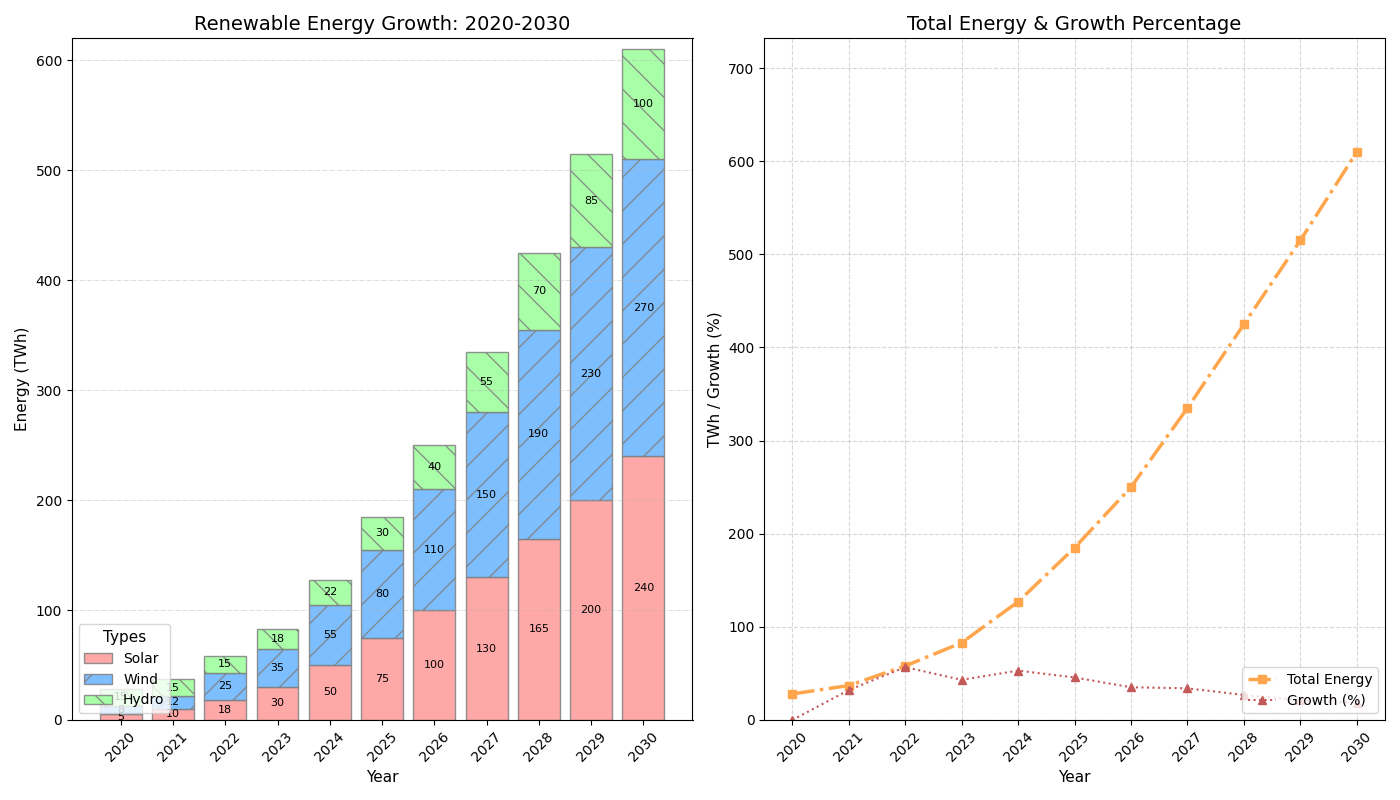

Write the Python code that produced this figure.
import matplotlib.pyplot as plt
import numpy as np

years = np.arange(2020, 2031)
solar_energy = np.array([5, 10, 18, 30, 50, 75, 100, 130, 165, 200, 240])
wind_energy = np.array([8, 12, 25, 35, 55, 80, 110, 150, 190, 230, 270])
hydro_energy = np.array([15, 15, 15, 18, 22, 30, 40, 55, 70, 85, 100])
total_renewable_energy = solar_energy + wind_energy + hydro_energy
percentage_growth = np.zeros(len(total_renewable_energy))
percentage_growth[1:] = ((total_renewable_energy[1:] - total_renewable_energy[:-1]) / total_renewable_energy[:-1]) * 100

fig, axes = plt.subplots(1, 2, figsize=(14, 8))

# Changed color scheme
axes[0].bar(years, solar_energy, label='Solar', color='#ff9999', alpha=0.85, edgecolor='grey', linestyle='-')
axes[0].bar(years, wind_energy, bottom=solar_energy, label='Wind', color='#66b3ff', alpha=0.85, edgecolor='grey', hatch='/')
axes[0].bar(years, hydro_energy, bottom=solar_energy + wind_energy, label='Hydro', color='#99ff99', alpha=0.85, edgecolor='grey', hatch='\\')
axes[0].set_title('Renewable Energy Growth: 2020-2030', fontsize=14)
axes[0].set_xlabel('Year', fontsize=11)
axes[0].set_ylabel('Energy (TWh)', fontsize=11)
axes[0].set_xticks(years, labels=years, rotation=45)
axes[0].set_ylim(0, 620)
axes[0].grid(axis='y', linestyle='-.', linewidth=0.5, alpha=0.6)
axes[0].legend(loc='lower left', fontsize=10, title='Types', title_fontsize='11')

for i, (s, w, h) in enumerate(zip(solar_energy, wind_energy, hydro_energy)):
    axes[0].text(years[i], s / 2, f'{s}', ha='center', va='center', color='black', fontsize=8)
    axes[0].text(years[i], s + w / 2, f'{w}', ha='center', va='center', color='black', fontsize=8)
    axes[0].text(years[i], s + w + h / 2, f'{h}', ha='center', va='center', color='black', fontsize=8)

# New color configurations
axes[1].plot(years, total_renewable_energy, label='Total Energy', color='#ffa64d', marker='s', linewidth=2.5, linestyle='-.')
axes[1].plot(years, percentage_growth, label='Growth (%)', color='#c45959', linestyle=':', marker='^', linewidth=1.5)
axes[1].set_title('Total Energy & Growth Percentage', fontsize=14)
axes[1].set_xlabel('Year', fontsize=11)
axes[1].set_ylabel('TWh / Growth (%)', fontsize=11)
axes[1].set_xticks(years, labels=years, rotation=45)
axes[1].set_ylim(0, max(total_renewable_energy) * 1.2)
axes[1].legend(loc='lower right', fontsize=10)
axes[1].grid(True, linestyle='--', alpha=0.5)

plt.tight_layout()
plt.show()
